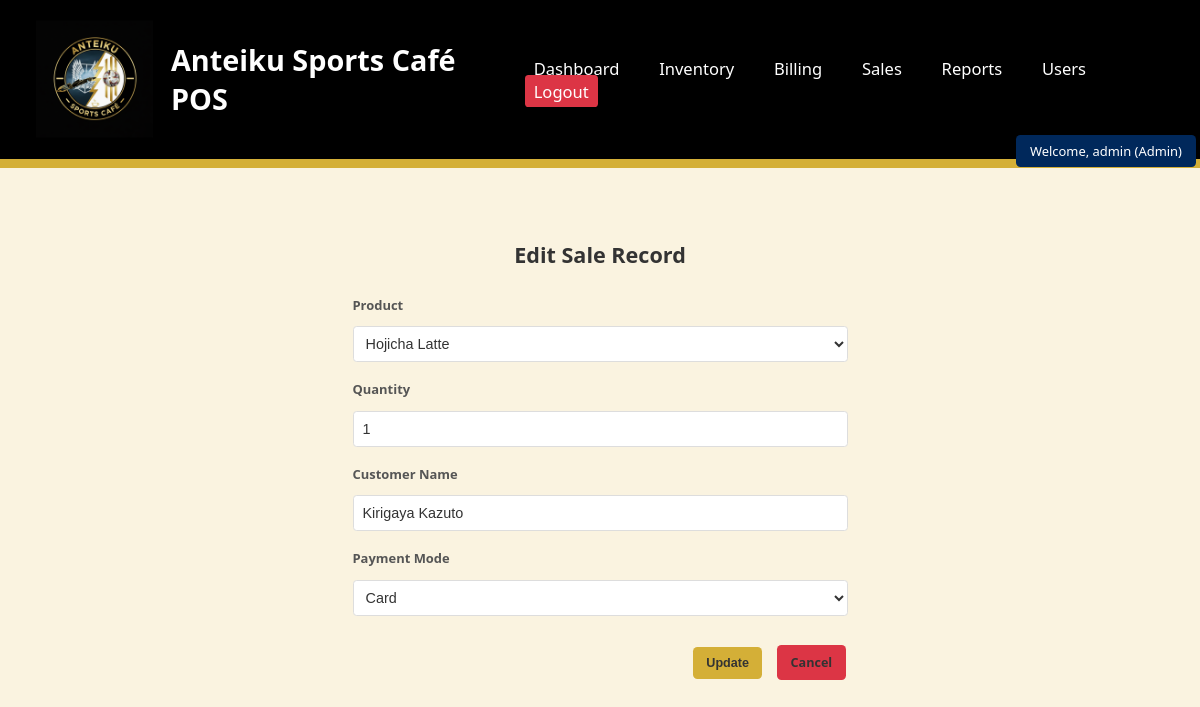
The app's page /sales/edit/2 (signed in) with its own data.
### tables this page shows
CREATE TABLE sales (
        id INTEGER PRIMARY KEY AUTOINCREMENT,
        product_id INTEGER NOT NULL,
        quantity INTEGER NOT NULL,
        total_price REAL,
        customer_name TEXT,
        payment_mode TEXT,
        created_on TEXT DEFAULT CURRENT_TIMESTAMP,
        FOREIGN KEY (product_id) REFERENCES products(id)
    );

CREATE TABLE products (
        id INTEGER PRIMARY KEY AUTOINCREMENT,
        name TEXT NOT NULL,
        category TEXT,
        price REAL NOT NULL,
        stock INTEGER NOT NULL,
        created_on TEXT DEFAULT CURRENT_TIMESTAMP
    );

### app.py (the view, shortened to what this page needs)
@app.route('/sales/edit/<int:sale_id>', methods=['GET', 'POST'])
@admin_required
def edit_sale(sale_id):
    conn = get_db()
    c = conn.cursor()
    c.execute("SELECT * FROM sales WHERE id = ?", (sale_id,))
    sale = c.fetchone()
    c.execute("SELECT id, name FROM products")
    products = c.fetchall()
    return render_template('edit_sale.html', sale=sale, products=products)

### app.py (called while the page is built)
def get_db():
    if 'db' not in g:
        g.db = sqlite3.connect(DB_NAME)
        g.db.row_factory = sqlite3.Row
    return g.db

def admin_required(f):
    @wraps(f)
    def decorated_function(*args, **kwargs):
        if 'role' not in session or session['role'] != 'admin':
            flash('Access denied: You must be an admin to view this page.', 'danger')
            return redirect(url_for('dashboard'))
        return f(*args, **kwargs)
    return decorated_function

### templates/edit_sale.html (shortened to what this page needs)
{% extends "layout.html" %}
{% block content %}
<div class="form-container standard-form" style="max-width: 550px; margin: 60px auto;">
    <h2 style="text-align: center; margin-bottom: 30px;">Edit Sale Record</h2>
    <form method="POST">
        <div class="form-group">
            <label for="product_id">Product</label>
            <select name="product_id" id="product_id" required>
                {% for p in products %}
                    <option value="{{ p[0] }}" {% if p[0] == sale[1] %}selected{% endif %}>{{ p[1] }}</option>
                {% endfor %}
            </select>
        </div>
        <div class="form-group">
            <label for="quantity">Quantity</label>
            <input type="number" id="quantity" name="quantity" value="{{ sale[2] }}" required>
        </div>
        <div class="form-group">
            <label for="customer_name">Customer Name</label>
            <input type="text" id="customer_name" name="customer_name" value="{{ sale[4] }}">
        </div>
        <div class="form-group">
            <label for="payment_mode">Payment Mode</label>
            <select name="payment_mode" id="payment_mode" required>
                <option value="Card" {% if sale[5] == 'Card' %}selected{% endif %}>Card</option>
            </select>
        </div>
        <div class="form-actions">
            <button type="submit" class="action-button">Update</button>
            <a href="{{ url_for('sales') }}" class="action-button delete">Cancel</a>
        </div>
    </form>
</div>
{% endblock %}

### static/css/style.css (style rules this page uses)
:root { --bg-color: #FAF3E0; --nav-bg: #000000; --text-color:#333333; --nav-hover: #D4AF37; --input-bg: #FFFFFF; --input-border: #dddddd; --flash-success: #81C784; --flash-danger: #E57373; --flash-info: #64B5F6; --flash-warning: #FFD54F; }
body { margin: 0; font-family: 'Segoe UI', sans-serif; background-color: var(--bg-color); color: var(--text-color); }
body:not(.login-page) { zoom: 90%; }
.form-group { margin-bottom: 20px; }
form input, select { padding: 8px; margin: 6px 0; width: 100%; box-sizing: border-box; background: var(--input-bg); color: var(--text-color); border: 1px solid var(--input-border); border-radius: 4px; font-size: 1em; }
button, .action-button, .btn-green { display: inline-block; padding: 10px 15px; margin: 2px; font-size: 14px; font-weight: 600; text-decoration: none; border: none; border-radius: 5px; cursor: pointer; transition: opacity 0.2s; text-align: center; }
button, .action-button, .btn-green, #add-to-cart-btn, .checkout-button { background-color: var(--nav-hover); color: var(--brand-black); }
.action-button.delete, .logout-btn { background-color: #dc3545; color: var(--brand-white); }
.form-group { display: flex; flex-direction: column; }
.form-group label { margin-bottom: 5px; font-size: 0.9em; color: #ccc; }
.standard-form .form-group { margin-bottom: 20px; }
.standard-form .form-group label { display: block; margin-bottom: 8px; }
.standard-form input[type="text"], .standard-form input[type="password"], .standard-form input[type="number"], .standard-form select { width: 100%; box-sizing: border-box; padding: 10px; margin-bottom: 0; background-color: var(--input-bg); border: 1px solid var(--input-border); color: var(--text-color); border-radius: 4px; font-size: 1em; }
.standard-form .form-actions { margin-top: 30px; text-align: right; }
.standard-form .form-actions .action-button { margin-left: 10px; }
.form-inline label, .standard-form label, .report-filter-form label { color: #555555; font-weight: 600; }

### records on screen
sales: product_id "Hojicha Latte", quantity "1", customer_name "Kirigaya Kazuto", payment_mode "Card"

### other values on screen
{{ session.username }} "admin"
{{ session.role|capitalize }} "Admin"
